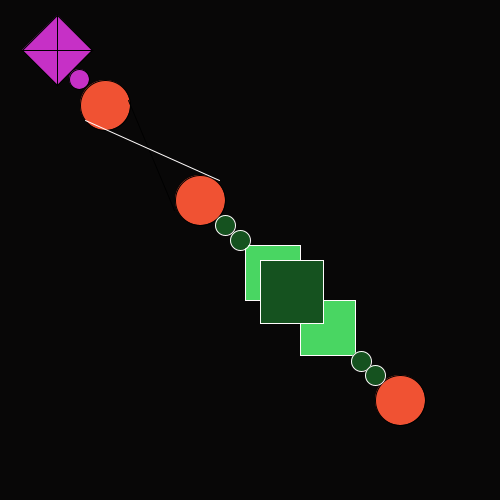
Frame 1 (no input)
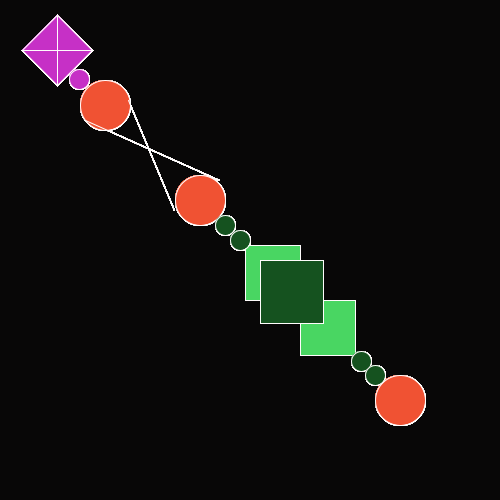
Frame 60 (the mouse pressed at the canvas centre just before this capture)
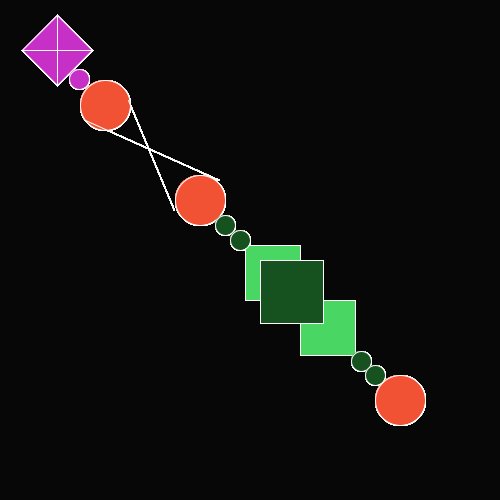
Frame 120 (the mouse held since frame 60 and released just before this capture)

The Processing sketch that drew these frames (run headless with seeded random() and noise(); from frame 60 on, the mouse is pressed at the canvas centre):

// Processing sketch: STS_Complex_1
// ── STS_Complex_1.pde

void setup () {

  size (500, 500);
  background(#080707);
}
//main frame
void draw () {
  fill (#C630C6);

  //squared square violet 1
  beginShape(TRIANGLE_FAN);
  vertex(57.5, 50);
  vertex(57.5, 15); 
  vertex(92, 50); 
  vertex(57.5, 85); 
  vertex(22, 50); 
  vertex(57.5, 15); 
  endShape();

  //ellipse violet small 1
  ellipse(79, 79, 20, 20);

  //ellipses med red 2, 3, 4
  fill (#F05233);
  ellipse(105, 105, 50, 50);
  ellipse(200, 200, 50, 50);
  ellipse(400, 400, 50, 50);

  //line right
  line(128, 100, 174, 210);
  stroke (#FFFCFC);

  //line LEFT
  line(85, 120, 219, 180);
  stroke (#FFFCFC);

  //diamonds 1, 2
  fill (#49D662);
  rect(300, 300, 55, 55);
  rect(245, 245, 55, 55);

  //ellipses green small 5, 6
  fill (#15521F);
  ellipse(225, 225, 20, 20);
  ellipse(240, 240, 20, 20);

  //top diamond 3
  rect(260, 260, 63, 63);

  //ellipses green small 7, 8
  fill (#15521F);
  ellipse(361, 361, 20, 20);
  ellipse(375, 375, 20, 20);
}
